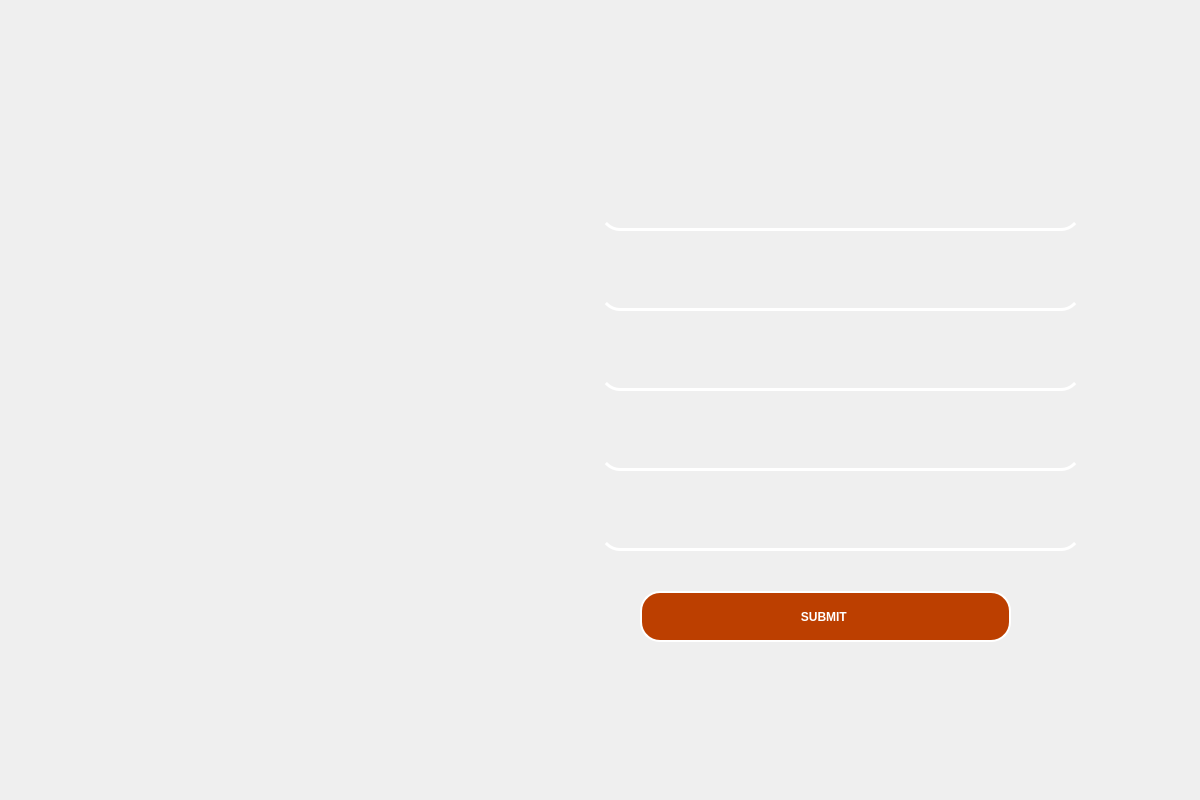
<?xml version="1.0" encoding="UTF-8"?>
<ui version="4.0">
 <class>Sign_up</class>
 <widget class="QDialog" name="Sign_up">
  <property name="geometry">
   <rect>
    <x>0</x>
    <y>0</y>
    <width>1200</width>
    <height>800</height>
   </rect>
  </property>
  <property name="windowTitle">
   <string>Signup Page</string>
  </property>
  <property name="windowIcon">
   <iconset resource="image.qrc">
    <normaloff>:/images/Screenshot (264).png</normaloff>:/images/Screenshot (264).png</iconset>
  </property>
  <property name="styleSheet">
   <string notr="true">#Sign_up{
border-image:url(:/images/sign.png);
}
QLineEdit{
background-color:transparent;
border : 3px solid transparent;
	font: 14pt &quot;MS Shell Dlg 2&quot;;
border-radius:20px;
font:bold;
padding-left:10px;
color:white;
	border-bottom-color: white;
}</string>
  </property>
  <widget class="QLineEdit" name="lineEdit">
   <property name="geometry">
    <rect>
     <x>600</x>
     <y>190</y>
     <width>481</width>
     <height>41</height>
    </rect>
   </property>
   <property name="styleSheet">
    <string notr="true"/>
   </property>
  </widget>
  <widget class="QLineEdit" name="lineEdit_2">
   <property name="geometry">
    <rect>
     <x>600</x>
     <y>270</y>
     <width>481</width>
     <height>41</height>
    </rect>
   </property>
   <property name="styleSheet">
    <string notr="true"/>
   </property>
  </widget>
  <widget class="QLineEdit" name="lineEdit_3">
   <property name="geometry">
    <rect>
     <x>600</x>
     <y>350</y>
     <width>481</width>
     <height>41</height>
    </rect>
   </property>
   <property name="styleSheet">
    <string notr="true"/>
   </property>
  </widget>
  <widget class="QLineEdit" name="lineEdit_4">
   <property name="geometry">
    <rect>
     <x>600</x>
     <y>430</y>
     <width>481</width>
     <height>41</height>
    </rect>
   </property>
   <property name="styleSheet">
    <string notr="true"/>
   </property>
  </widget>
  <widget class="QLineEdit" name="lineEdit_5">
   <property name="geometry">
    <rect>
     <x>600</x>
     <y>510</y>
     <width>481</width>
     <height>41</height>
    </rect>
   </property>
   <property name="styleSheet">
    <string notr="true"/>
   </property>
   <property name="echoMode">
    <enum>QLineEdit::Password</enum>
   </property>
  </widget>
  <widget class="QPushButton" name="pushButton_2">
   <property name="geometry">
    <rect>
     <x>640</x>
     <y>591</y>
     <width>371</width>
     <height>51</height>
    </rect>
   </property>
   <property name="cursor">
    <cursorShape>PointingHandCursor</cursorShape>
   </property>
   <property name="styleSheet">
    <string notr="true">font: 16pt &quot;MS Shell Dlg 2&quot;;
font:bold;
color:white;
border-radius:20px;
border:2px solid white;
background-color: rgb(188, 63, 0);</string>
   </property>
   <property name="text">
    <string>SUBMIT </string>
   </property>
  </widget>
  <widget class="QLabel" name="label">
   <property name="geometry">
    <rect>
     <x>486</x>
     <y>710</y>
     <width>701</width>
     <height>71</height>
    </rect>
   </property>
   <property name="styleSheet">
    <string notr="true">QLabel{
	font: 75 15pt &quot;MS Shell Dlg 2&quot;;
   color:white;
}</string>
   </property>
   <property name="text">
    <string/>
   </property>
  </widget>
 </widget>
 <resources>
  <include location="image.qrc"/>
 </resources>
 <connections/>
</ui>
